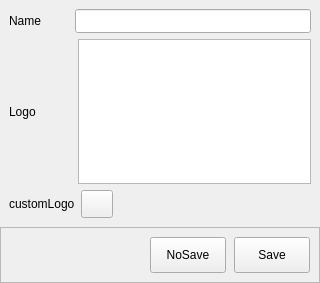
<?xml version="1.0" encoding="UTF-8"?>
<ui version="4.0">
 <class>AddCustomActionDialog</class>
 <widget class="QWidget" name="AddCustomActionDialog">
  <property name="geometry">
   <rect>
    <x>0</x>
    <y>0</y>
    <width>320</width>
    <height>283</height>
   </rect>
  </property>
  <property name="windowTitle">
   <string/>
  </property>
  <layout class="QGridLayout" name="gridLayout_3">
   <property name="leftMargin">
    <number>0</number>
   </property>
   <property name="topMargin">
    <number>0</number>
   </property>
   <property name="rightMargin">
    <number>0</number>
   </property>
   <property name="bottomMargin">
    <number>0</number>
   </property>
   <property name="spacing">
    <number>0</number>
   </property>
   <item row="0" column="0">
    <widget class="QFrame" name="frameTxt">
     <property name="frameShape">
      <enum>QFrame::NoFrame</enum>
     </property>
     <layout class="QGridLayout" name="gridLayout_2">
      <item row="0" column="0">
       <layout class="QHBoxLayout" name="horizontalLayout_2">
        <item>
         <widget class="QLabel" name="actionName">
          <property name="sizePolicy">
           <sizepolicy hsizetype="Fixed" vsizetype="Preferred">
            <horstretch>0</horstretch>
            <verstretch>0</verstretch>
           </sizepolicy>
          </property>
          <property name="minimumSize">
           <size>
            <width>60</width>
            <height>24</height>
           </size>
          </property>
          <property name="maximumSize">
           <size>
            <width>60</width>
            <height>16777215</height>
           </size>
          </property>
          <property name="text">
           <string>Name</string>
          </property>
         </widget>
        </item>
        <item>
         <widget class="QLineEdit" name="lineEdit">
          <property name="minimumSize">
           <size>
            <width>0</width>
            <height>24</height>
           </size>
          </property>
         </widget>
        </item>
       </layout>
      </item>
      <item row="1" column="0">
       <layout class="QHBoxLayout" name="horizontalLayout">
        <property name="spacing">
         <number>9</number>
        </property>
        <item>
         <widget class="QLabel" name="defaultLogo">
          <property name="sizePolicy">
           <sizepolicy hsizetype="Fixed" vsizetype="Preferred">
            <horstretch>0</horstretch>
            <verstretch>0</verstretch>
           </sizepolicy>
          </property>
          <property name="minimumSize">
           <size>
            <width>60</width>
            <height>0</height>
           </size>
          </property>
          <property name="text">
           <string>Logo</string>
          </property>
         </widget>
        </item>
        <item>
         <widget class="QListView" name="listView"/>
        </item>
       </layout>
      </item>
      <item row="2" column="0">
       <layout class="QHBoxLayout" name="horizontalLayout_3">
        <item>
         <widget class="QLabel" name="customLogo">
          <property name="sizePolicy">
           <sizepolicy hsizetype="Fixed" vsizetype="Preferred">
            <horstretch>0</horstretch>
            <verstretch>0</verstretch>
           </sizepolicy>
          </property>
          <property name="minimumSize">
           <size>
            <width>60</width>
            <height>0</height>
           </size>
          </property>
          <property name="text">
           <string>customLogo</string>
          </property>
         </widget>
        </item>
        <item>
         <widget class="QToolButton" name="selectLogoBtn">
          <property name="minimumSize">
           <size>
            <width>28</width>
            <height>28</height>
           </size>
          </property>
          <property name="text">
           <string/>
          </property>
          <property name="iconSize">
           <size>
            <width>24</width>
            <height>24</height>
           </size>
          </property>
         </widget>
        </item>
        <item>
         <widget class="QToolButton" name="showLogoBtn">
          <property name="minimumSize">
           <size>
            <width>28</width>
            <height>28</height>
           </size>
          </property>
          <property name="maximumSize">
           <size>
            <width>28</width>
            <height>28</height>
           </size>
          </property>
          <property name="text">
           <string/>
          </property>
          <property name="iconSize">
           <size>
            <width>24</width>
            <height>24</height>
           </size>
          </property>
          <property name="popupMode">
           <enum>QToolButton::InstantPopup</enum>
          </property>
          <property name="autoRaise">
           <bool>true</bool>
          </property>
         </widget>
        </item>
        <item>
         <spacer name="horizontalSpacer_3">
          <property name="orientation">
           <enum>Qt::Horizontal</enum>
          </property>
          <property name="sizeHint" stdset="0">
           <size>
            <width>40</width>
            <height>20</height>
           </size>
          </property>
         </spacer>
        </item>
       </layout>
      </item>
     </layout>
    </widget>
   </item>
   <item row="1" column="0">
    <widget class="QFrame" name="frameBtn">
     <property name="frameShape">
      <enum>QFrame::StyledPanel</enum>
     </property>
     <property name="frameShadow">
      <enum>QFrame::Raised</enum>
     </property>
     <layout class="QGridLayout" name="gridLayout">
      <item row="0" column="1">
       <layout class="QHBoxLayout" name="hBoxBtn">
        <property name="spacing">
         <number>8</number>
        </property>
        <item>
         <widget class="QPushButton" name="noSaveBtn">
          <property name="sizePolicy">
           <sizepolicy hsizetype="Fixed" vsizetype="Fixed">
            <horstretch>0</horstretch>
            <verstretch>0</verstretch>
           </sizepolicy>
          </property>
          <property name="minimumSize">
           <size>
            <width>76</width>
            <height>36</height>
           </size>
          </property>
          <property name="maximumSize">
           <size>
            <width>76</width>
            <height>36</height>
           </size>
          </property>
          <property name="text">
           <string>NoSave</string>
          </property>
         </widget>
        </item>
        <item>
         <widget class="QPushButton" name="saveBtn">
          <property name="sizePolicy">
           <sizepolicy hsizetype="Fixed" vsizetype="Fixed">
            <horstretch>0</horstretch>
            <verstretch>0</verstretch>
           </sizepolicy>
          </property>
          <property name="minimumSize">
           <size>
            <width>76</width>
            <height>36</height>
           </size>
          </property>
          <property name="maximumSize">
           <size>
            <width>76</width>
            <height>36</height>
           </size>
          </property>
          <property name="text">
           <string>Save</string>
          </property>
         </widget>
        </item>
       </layout>
      </item>
      <item row="0" column="0">
       <spacer name="horizontalSpacer">
        <property name="orientation">
         <enum>Qt::Horizontal</enum>
        </property>
        <property name="sizeHint" stdset="0">
         <size>
          <width>40</width>
          <height>20</height>
         </size>
        </property>
       </spacer>
      </item>
     </layout>
    </widget>
   </item>
  </layout>
 </widget>
 <resources/>
 <connections/>
</ui>
